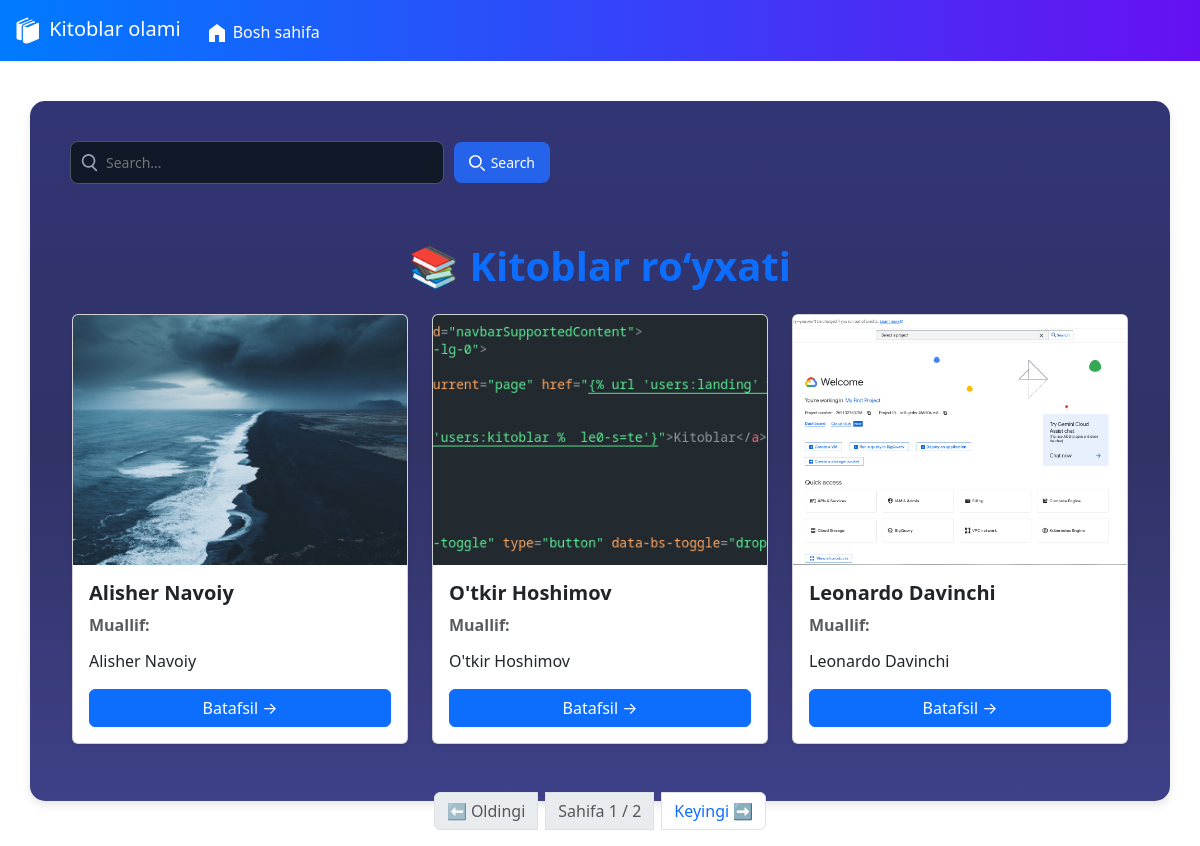
Page /books/list/ on the committed database.
### book/models.py (models this page shows, shortened)
class Book(models.Model):
    title = models.CharField(max_length=100)
    description = models.TextField()
    isbn = models.CharField(max_length=17)
    image = models.ImageField(upload_to='book_images/', null=True, blank=True)
    class Meta:
        verbose_name = "Kitob"
        verbose_name_plural = "Kitoblar"
        ordering = ['title']

### book/views.py (the view)
# urls.py: path('list/', BooksView.as_view(), name='book_list'),
class BooksView(View):
    def get(self, request):
        books = Book.objects.all().order_by("id")
        search_query = request.GET.get("search")
        if search_query:
            books = books.filter(title__icontains=search_query)
        paginator = Paginator(books, 3)
        page_num = request.GET.get("page", 1)
        page_obj = paginator.get_page(page_num)
        context = {
            "page_obj": page_obj,
            "search_query": search_query,
        }
        return render(request, "books/list.html", context)

### book/templates/books/list.html (shortened to what this page needs)
 {% extends "base.html" %}
{% load static %}
{% block content %}
  <form>
    <div class="input-container">
    <svg class="search-icon" viewBox="0 0 21 21" fill="none" xmlns="http://www.w3.org/2000/svg">
  <path
    d="M19 19l-4.35-4.35m2.35-6.65a7 7 0 1 1-14 0 7 7 0 0 1 14 0Z"
    stroke-width="2"
    stroke-linejoin="round"
    stroke-linecap="round"
    stroke="currentColor"
  ></path>
</svg>
      <input type="search" placeholder="Search..." name="search" value="{{ request.GET.search }}" >
    </div>
    <button type="submit">
      <svg viewBox="0 0 20 20" fill="none" xmlns="http://www.w3.org/2000/svg">
        <path d="m19 19-4-4m0-7A7 7 0 1 1 1 8a7 7 0 0 1 14 0Z"
              stroke-width="2" stroke-linejoin="round" stroke-linecap="round" stroke="currentColor"></path>
      </svg>
      Search
    </button>
  </form>
<div class="container mt-5">
  <h1 class="text-center mb-4 text-primary fw-bold">📚 Kitoblar ro‘yxati</h1>
  <div class="row">
    {% for book in page_obj %}
      <div class="col-md-4 mb-4">
        <div class="card shadow-sm h-100">
          {% if book.image %}
            <img src="{{ book.image.url }}" class="card-img-top" alt="{{ book.title }}" style="height: 250px; object-fit: cover;">
          {% else %}
            <div class="d-flex align-items-center justify-content-center bg-light" style="height: 250px;">
              <span class="text-muted">📘 Rasm mavjud emas</span>
            </div>
          {% endif %}
          <div class="card-body d-flex flex-column">
            <h5 class="card-title text-dark fw-bold">{{ book.title }}</h5>
            <p class="text-muted mb-1"><strong>Muallif:</strong> {{ book.author }}</p>
            <p class="card-text mt-2 flex-grow-1">{{ book.description|truncatewords:20 }}</p>
            <a href="{% url 'books:book_detail' book.id %}" class="btn btn-primary w-100 mt-auto">Batafsil →</a>
          </div>
        </div>
      </div>
    {% empty %}
      <div class="col-12 text-center text-muted">
        <p>😢 Hozircha kitoblar mavjud emas.</p>
      </div>
    {% endfor %}
  </div>
  <div class="d-flex justify-content-center align-items-center mt-4">
    <nav>
      <ul class="pagination">
        {% if page_obj.has_previous %}
          <li class="page-item">
            <a class="page-link" href="?page={{ page_obj.previous_page_number }}">⬅ Oldingi</a>
          </li>
        {% else %}
          <li class="page-item disabled"><span class="page-link">⬅ Oldingi</span></li>
        {% endif %}
        <li class="page-item disabled mx-2">
          <span class="page-link">
            Sahifa {{ page_obj.number }} / {{ page_obj.paginator.num_pages }}
          </span>
        </li>
        {% if page_obj.has_next %}
          <li class="page-item">
            <a class="page-link" href="?page={{ page_obj.next_page_number }}">Keyingi ➡</a>
          </li>
        {% else %}
          <li class="page-item disabled"><span class="page-link">Keyingi ➡</span></li>
        {% endif %}
      </ul>
    </nav>
  </div>
</div>
{% endblock %}

### book/templates/books/list.html (style rules this page uses)
body { background-color: white; }
form { display: flex; align-items: center; padding: 10px; border-radius: 10px; max-width: 500px; width: 90%; }
.input-container { position: relative; flex: 1; }
.input-container svg.search-icon { position: absolute; left: 10px; top: 50%; transform: translateY(-50%); width: 18px; height: 18px; color: #9ca3af; }
input { width: 100%; padding: 10px 35px 10px 35px; border: 1px solid #4b5563; border-radius: 8px; background: #111827; color: #fff; font-size: 14px; outline: none; transition: border 0.3s ease; }
button { margin-left: 10px; padding: 10px 15px; background-color: #2563eb; border: none; color: white; border-radius: 8px; cursor: pointer; display: flex; align-items: center; font-size: 14px; transition: background 0.3s ease; }
button svg { width: 16px; height: 16px; margin-right: 6px; color: white; }

### rows in the picture
Book: image (picture), title "Alisher Navoiy", description "Alisher Navoiy"
Book: image (picture), title "O'tkir Hoshimov", description "O'tkir Hoshimov"
Book: image (picture), title "Leonardo Davinchi", description "Leonardo Davinchi"

### other values in the picture
{{ page_obj.number }} "1"
{{ page_obj.paginator.num_pages }} "2"
